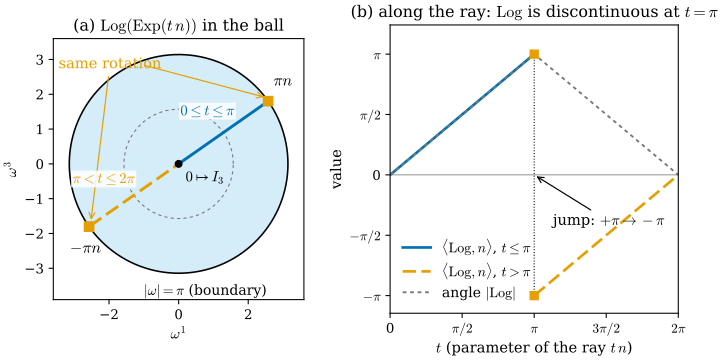

The script that saved this image:
"""Figure 28.1.2: exp is not one-to-one on R^3, and log jumps at theta = pi (Section 28.1).

(a) The ball model of SO(3) (Tour Figure 0.6.4), cut by the plane w^2 = 0. The ray t -> t*n (n at 35 degrees from
    the w^1 axis, 0 <= t <= 2 pi) is mapped by Exp and pulled back by the robust Log: for t <= pi the point
    Log(Exp(t n)) = t n runs out to the boundary point pi*n (blue); for t > pi it reappears at -pi*n and runs back
    to 0 (orange), because Exp(t n) = Exp((t - 2 pi) n).
(b) The component <Log(Exp(t n)), n> (black) and the rotation angle |Log(Exp(t n))| (gray dashed) as functions of t.
    The component jumps from +pi to -pi at t = pi; the angle is the tent function min(t, 2 pi - t).
Self-check: Log(Exp(t n)) = t n for t < pi and (t - 2 pi) n for t > pi to 1e-12; Exp(pi n) = Exp(-pi n).

Run from the project root:
``PYTHONPATH=tools python3 chapters/28-lie-groups-poses/figures/fig-28-1-2-exp-log-ball.py``
"""

import os
import pathlib
import sys

os.environ.setdefault("OMP_NUM_THREADS", "4")
os.environ.setdefault("OPENBLAS_NUM_THREADS", "4")
sys.path.insert(0, str(pathlib.Path(__file__).resolve().parents[1] / "lib"))
import dglie as L  # noqa: E402

import dgfig  # noqa: E402

dgfig.setup()

import matplotlib.pyplot as plt  # noqa: E402
import numpy as np  # noqa: E402

C = dgfig.COLORS
ang = np.radians(35)
n = np.array([np.cos(ang), 0.0, np.sin(ang)])       # unit vector in the plane w^2 = 0
ts = np.linspace(0, 2 * np.pi, 721)
logs = np.array([L.logSO3(L.expSO3(t * n)) for t in ts])
comp = logs @ n
angle = np.linalg.norm(logs, axis=1)

# self-checks
for t, w in zip(ts, logs):
    if t < np.pi - 1e-6:
        assert np.allclose(w, t * n, atol=1e-12)
    elif t > np.pi + 1e-6:
        assert np.allclose(w, (t - 2 * np.pi) * n, atol=1e-12)
assert np.allclose(L.expSO3(np.pi * n), L.expSO3(-np.pi * n), atol=1e-14)
assert np.allclose(angle, np.minimum(ts, 2 * np.pi - ts), atol=1e-12)

fig, (ax, bx) = plt.subplots(1, 2, figsize=(8.4, 3.9), gridspec_kw=dict(width_ratios=[1, 1.15], wspace=0.32))

# (a) ball cross-section
th = np.linspace(0, 2 * np.pi, 400)
ax.fill(np.pi * np.cos(th), np.pi * np.sin(th), color=C["region"], alpha=0.25, lw=0)
ax.plot(np.pi * np.cos(th), np.pi * np.sin(th), color=C["main"], lw=1.2)
ax.plot(np.pi / 2 * np.cos(th), np.pi / 2 * np.sin(th), color=C["aux"], lw=0.8, ls=(0, (3, 3)))
first = ts <= np.pi
P = logs[:, [0, 2]]
ax.plot(P[first, 0], P[first, 1], color=C["tangent"], lw=2.2, zorder=4)
ax.plot(P[~first, 0], P[~first, 1], color=C["accent"], lw=2.2, ls=(0, (5, 2)), zorder=4)
pn = np.pi * n[[0, 2]]
ax.plot(*pn, "s", color=C["accent"], ms=7, zorder=6)
ax.plot(*(-pn), "s", color=C["accent"], ms=7, zorder=6)
ax.plot(0, 0, "o", color=C["main"], ms=5, zorder=6)
ax.annotate(r"$\pi n$", pn, xytext=(pn[0] + 0.15, pn[1] + 0.45), fontsize=12, color=C["main"])
ax.annotate(r"$-\pi n$", -pn, xytext=(-pn[0] - 0.55, -pn[1] - 0.75), fontsize=12, color=C["main"])
ax.annotate("same rotation", xy=(-pn[0] + 0.05, -pn[1] + 0.12), xytext=(-3.45, 2.75), fontsize=11,
            color=C["accent"], arrowprops=dict(arrowstyle="->", color=C["accent"], lw=0.9))
ax.annotate("", xy=(pn[0] - 0.05, pn[1] + 0.1), xytext=(-1.05, 2.85),
            arrowprops=dict(arrowstyle="->", color=C["accent"], lw=0.9))
q1 = 0.5 * np.pi * n[[0, 2]]
ax.text(0.05, 1.4, r"$0 \leq t \leq \pi$", color=C["tangent"], fontsize=11,
        bbox=dict(fc="white", ec="none", alpha=0.85, pad=1.0))
q2 = -0.55 * np.pi * n[[0, 2]]
ax.text(-3.05, -0.55, r"$\pi < t \leq 2\pi$", color=C["accent"], fontsize=11,
        bbox=dict(fc="white", ec="none", alpha=0.85, pad=1.0))
ax.text(0.2, -0.5, r"$0 \mapsto I_3$", fontsize=11)
ax.text(-1.0, -np.pi - 0.62, r"$|\omega| = \pi$ (boundary)", fontsize=10.5, color=C["main"])
ax.set_xlim(-3.6, 3.6)
ax.set_ylim(-3.9, 3.6)
ax.set_aspect("equal")
ax.set_xlabel(r"$\omega^1$")
ax.set_ylabel(r"$\omega^3$")
ax.set_title(r"(a) $\mathrm{Log}(\mathrm{Exp}(t\,n))$ in the ball", fontsize=12)
ax.tick_params(labelsize=10)

# (b) component along n and angle
bx.axhline(0, color=C["aux"], lw=0.6)
bx.plot(ts[first], comp[first], color=C["tangent"], lw=2.0, label=r"$\langle \mathrm{Log}, n\rangle$, $t \leq \pi$")
bx.plot(ts[~first], comp[~first], color=C["accent"], lw=2.0, ls=(0, (5, 2)),
        label=r"$\langle \mathrm{Log}, n\rangle$, $t > \pi$")
bx.plot(ts, angle, color=C["aux"], lw=1.4, ls=(0, (2, 2)), label=r"angle $|\mathrm{Log}|$")
bx.plot([np.pi, np.pi], [np.pi, -np.pi], color=C["main"], lw=0.8, ls=":")
bx.plot(np.pi, np.pi, "s", color=C["accent"], ms=6)
bx.plot(np.pi, -np.pi, "s", color=C["accent"], ms=6)
bx.annotate(r"jump: $+\pi \to -\pi$", xy=(np.pi, 0), xytext=(3.55, -1.3), fontsize=11,
            arrowprops=dict(arrowstyle="->", lw=0.9))
bx.set_xticks([0, np.pi / 2, np.pi, 3 * np.pi / 2, 2 * np.pi])
bx.set_xticklabels(["0", r"$\pi/2$", r"$\pi$", r"$3\pi/2$", r"$2\pi$"])
bx.set_yticks([-np.pi, -np.pi / 2, 0, np.pi / 2, np.pi])
bx.set_yticklabels([r"$-\pi$", r"$-\pi/2$", "0", r"$\pi/2$", r"$\pi$"])
bx.set_xlabel(r"$t$ (parameter of the ray $t\,n$)")
bx.set_ylabel("value")
bx.legend(loc="lower left", fontsize=10.5, frameon=False)
bx.set_title(r"(b) along the ray: $\mathrm{Log}$ is discontinuous at $t = \pi$", fontsize=12)
bx.set_xlim(0, 2 * np.pi)
bx.set_ylim(-3.6, 3.9)

dgfig.save(fig, __file__)
